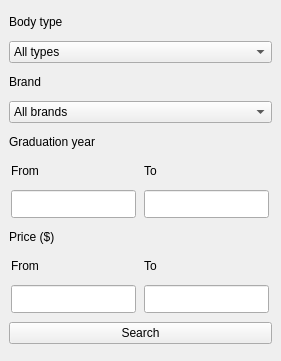
<?xml version="1.0" encoding="UTF-8"?>
<ui version="4.0">
 <class>MainWindow</class>
 <widget class="QMainWindow" name="MainWindow">
  <property name="geometry">
   <rect>
    <x>0</x>
    <y>0</y>
    <width>281</width>
    <height>361</height>
   </rect>
  </property>
  <property name="sizePolicy">
   <sizepolicy hsizetype="Preferred" vsizetype="Preferred">
    <horstretch>0</horstretch>
    <verstretch>0</verstretch>
   </sizepolicy>
  </property>
  <property name="maximumSize">
   <size>
    <width>646</width>
    <height>600</height>
   </size>
  </property>
  <property name="windowTitle">
   <string>Car service</string>
  </property>
  <property name="autoFillBackground">
   <bool>false</bool>
  </property>
  <widget class="QWidget" name="centralwidget">
   <property name="enabled">
    <bool>true</bool>
   </property>
   <property name="sizePolicy">
    <sizepolicy hsizetype="Preferred" vsizetype="Preferred">
     <horstretch>0</horstretch>
     <verstretch>0</verstretch>
    </sizepolicy>
   </property>
   <layout class="QVBoxLayout" name="verticalLayout">
    <item>
     <widget class="QLabel" name="label">
      <property name="sizePolicy">
       <sizepolicy hsizetype="Fixed" vsizetype="Expanding">
        <horstretch>0</horstretch>
        <verstretch>0</verstretch>
       </sizepolicy>
      </property>
      <property name="maximumSize">
       <size>
        <width>259</width>
        <height>20</height>
       </size>
      </property>
      <property name="text">
       <string>Body type</string>
      </property>
     </widget>
    </item>
    <item>
     <widget class="QComboBox" name="c_typeCar">
      <item>
       <property name="text">
        <string>All types</string>
       </property>
      </item>
      <item>
       <property name="text">
        <string>Sedan</string>
       </property>
      </item>
      <item>
       <property name="text">
        <string>Pickup</string>
       </property>
      </item>
      <item>
       <property name="text">
        <string>Hatchback</string>
       </property>
      </item>
      <item>
       <property name="text">
        <string>Universal</string>
       </property>
      </item>
      <item>
       <property name="text">
        <string>Compartment</string>
       </property>
      </item>
      <item>
       <property name="text">
        <string>Minivan</string>
       </property>
      </item>
      <item>
       <property name="text">
        <string>Crossover</string>
       </property>
      </item>
     </widget>
    </item>
    <item>
     <widget class="QLabel" name="label_2">
      <property name="sizePolicy">
       <sizepolicy hsizetype="Fixed" vsizetype="Expanding">
        <horstretch>0</horstretch>
        <verstretch>0</verstretch>
       </sizepolicy>
      </property>
      <property name="maximumSize">
       <size>
        <width>259</width>
        <height>20</height>
       </size>
      </property>
      <property name="text">
       <string>Brand</string>
      </property>
     </widget>
    </item>
    <item>
     <widget class="QComboBox" name="c_brandCar">
      <property name="sizePolicy">
       <sizepolicy hsizetype="Preferred" vsizetype="Fixed">
        <horstretch>0</horstretch>
        <verstretch>0</verstretch>
       </sizepolicy>
      </property>
      <item>
       <property name="text">
        <string>All brands</string>
       </property>
      </item>
      <item>
       <property name="text">
        <string>Audi</string>
       </property>
      </item>
      <item>
       <property name="text">
        <string>Skoda</string>
       </property>
      </item>
      <item>
       <property name="text">
        <string>Daewoo</string>
       </property>
      </item>
      <item>
       <property name="text">
        <string>BMW</string>
       </property>
      </item>
      <item>
       <property name="text">
        <string>Mercedes-Benz</string>
       </property>
      </item>
      <item>
       <property name="text">
        <string>Ford</string>
       </property>
      </item>
      <item>
       <property name="text">
        <string>Toyota</string>
       </property>
      </item>
      <item>
       <property name="text">
        <string>Volkswagen</string>
       </property>
      </item>
     </widget>
    </item>
    <item>
     <widget class="QLabel" name="label_3">
      <property name="sizePolicy">
       <sizepolicy hsizetype="Fixed" vsizetype="Expanding">
        <horstretch>0</horstretch>
        <verstretch>0</verstretch>
       </sizepolicy>
      </property>
      <property name="maximumSize">
       <size>
        <width>259</width>
        <height>20</height>
       </size>
      </property>
      <property name="text">
       <string>Graduation year</string>
      </property>
     </widget>
    </item>
    <item>
     <layout class="QHBoxLayout" name="horizontalLayout">
      <item>
       <widget class="QLabel" name="label_4">
        <property name="sizePolicy">
         <sizepolicy hsizetype="Fixed" vsizetype="Fixed">
          <horstretch>0</horstretch>
          <verstretch>0</verstretch>
         </sizepolicy>
        </property>
        <property name="maximumSize">
         <size>
          <width>125</width>
          <height>20</height>
         </size>
        </property>
        <property name="text">
         <string>From</string>
        </property>
       </widget>
      </item>
      <item>
       <widget class="QLabel" name="label_5">
        <property name="sizePolicy">
         <sizepolicy hsizetype="Fixed" vsizetype="Fixed">
          <horstretch>0</horstretch>
          <verstretch>0</verstretch>
         </sizepolicy>
        </property>
        <property name="maximumSize">
         <size>
          <width>125</width>
          <height>20</height>
         </size>
        </property>
        <property name="text">
         <string>To</string>
        </property>
       </widget>
      </item>
     </layout>
    </item>
    <item>
     <layout class="QHBoxLayout" name="horizontalLayout_2">
      <item>
       <widget class="QLineEdit" name="l_fromYear">
        <property name="sizePolicy">
         <sizepolicy hsizetype="Fixed" vsizetype="Fixed">
          <horstretch>0</horstretch>
          <verstretch>0</verstretch>
         </sizepolicy>
        </property>
        <property name="maximumSize">
         <size>
          <width>125</width>
          <height>28</height>
         </size>
        </property>
       </widget>
      </item>
      <item>
       <widget class="QLineEdit" name="l_toYear">
        <property name="sizePolicy">
         <sizepolicy hsizetype="Fixed" vsizetype="Fixed">
          <horstretch>0</horstretch>
          <verstretch>0</verstretch>
         </sizepolicy>
        </property>
        <property name="maximumSize">
         <size>
          <width>125</width>
          <height>28</height>
         </size>
        </property>
       </widget>
      </item>
     </layout>
    </item>
    <item>
     <widget class="QLabel" name="label_8">
      <property name="sizePolicy">
       <sizepolicy hsizetype="Fixed" vsizetype="Expanding">
        <horstretch>0</horstretch>
        <verstretch>0</verstretch>
       </sizepolicy>
      </property>
      <property name="maximumSize">
       <size>
        <width>259</width>
        <height>20</height>
       </size>
      </property>
      <property name="text">
       <string>Price ($)</string>
      </property>
     </widget>
    </item>
    <item>
     <layout class="QHBoxLayout" name="horizontalLayout_4">
      <item>
       <widget class="QLabel" name="label_9">
        <property name="sizePolicy">
         <sizepolicy hsizetype="Fixed" vsizetype="Fixed">
          <horstretch>0</horstretch>
          <verstretch>0</verstretch>
         </sizepolicy>
        </property>
        <property name="maximumSize">
         <size>
          <width>125</width>
          <height>20</height>
         </size>
        </property>
        <property name="text">
         <string>From</string>
        </property>
       </widget>
      </item>
      <item>
       <widget class="QLabel" name="label_10">
        <property name="sizePolicy">
         <sizepolicy hsizetype="Fixed" vsizetype="Fixed">
          <horstretch>0</horstretch>
          <verstretch>0</verstretch>
         </sizepolicy>
        </property>
        <property name="maximumSize">
         <size>
          <width>125</width>
          <height>20</height>
         </size>
        </property>
        <property name="text">
         <string>To</string>
        </property>
       </widget>
      </item>
     </layout>
    </item>
    <item>
     <layout class="QHBoxLayout" name="horizontalLayout_3">
      <item>
       <widget class="QLineEdit" name="l_fromPrice">
        <property name="sizePolicy">
         <sizepolicy hsizetype="Fixed" vsizetype="Fixed">
          <horstretch>0</horstretch>
          <verstretch>0</verstretch>
         </sizepolicy>
        </property>
        <property name="maximumSize">
         <size>
          <width>125</width>
          <height>28</height>
         </size>
        </property>
       </widget>
      </item>
      <item>
       <widget class="QLineEdit" name="l_toPrice">
        <property name="sizePolicy">
         <sizepolicy hsizetype="Fixed" vsizetype="Fixed">
          <horstretch>0</horstretch>
          <verstretch>0</verstretch>
         </sizepolicy>
        </property>
        <property name="maximumSize">
         <size>
          <width>125</width>
          <height>28</height>
         </size>
        </property>
       </widget>
      </item>
     </layout>
    </item>
    <item>
     <widget class="QPushButton" name="b_search">
      <property name="text">
       <string>Search</string>
      </property>
     </widget>
    </item>
   </layout>
  </widget>
 </widget>
 <tabstops>
  <tabstop>c_typeCar</tabstop>
  <tabstop>c_brandCar</tabstop>
  <tabstop>l_fromYear</tabstop>
  <tabstop>l_fromPrice</tabstop>
  <tabstop>l_toPrice</tabstop>
 </tabstops>
 <resources/>
 <connections/>
</ui>
